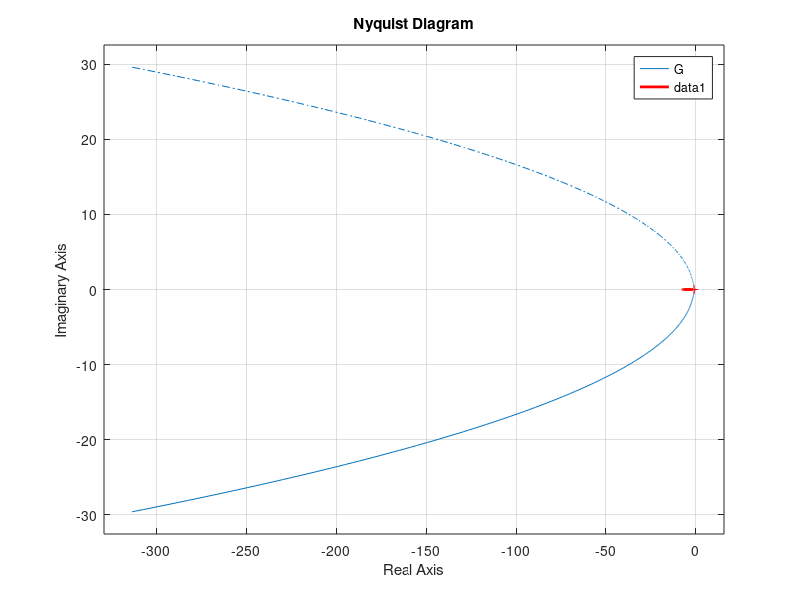

This chart was generated by the following MATLAB code:
s = tf("s");

G = 5 * (s + 0.25) / ((s^2 + 2*s)^2);

nyquist(G);
hold on;
grid on;
clear;
clc;
a = linspace(0.0001, 10, 150);
N = (a >= 1) .* (4 ./ (pi * a)) .* (1 - (1 ./ a).^2).^(1/2);
P = -1 ./ N;

plot(real(P), imag(P), 'r', 'LineWidth', 2);
